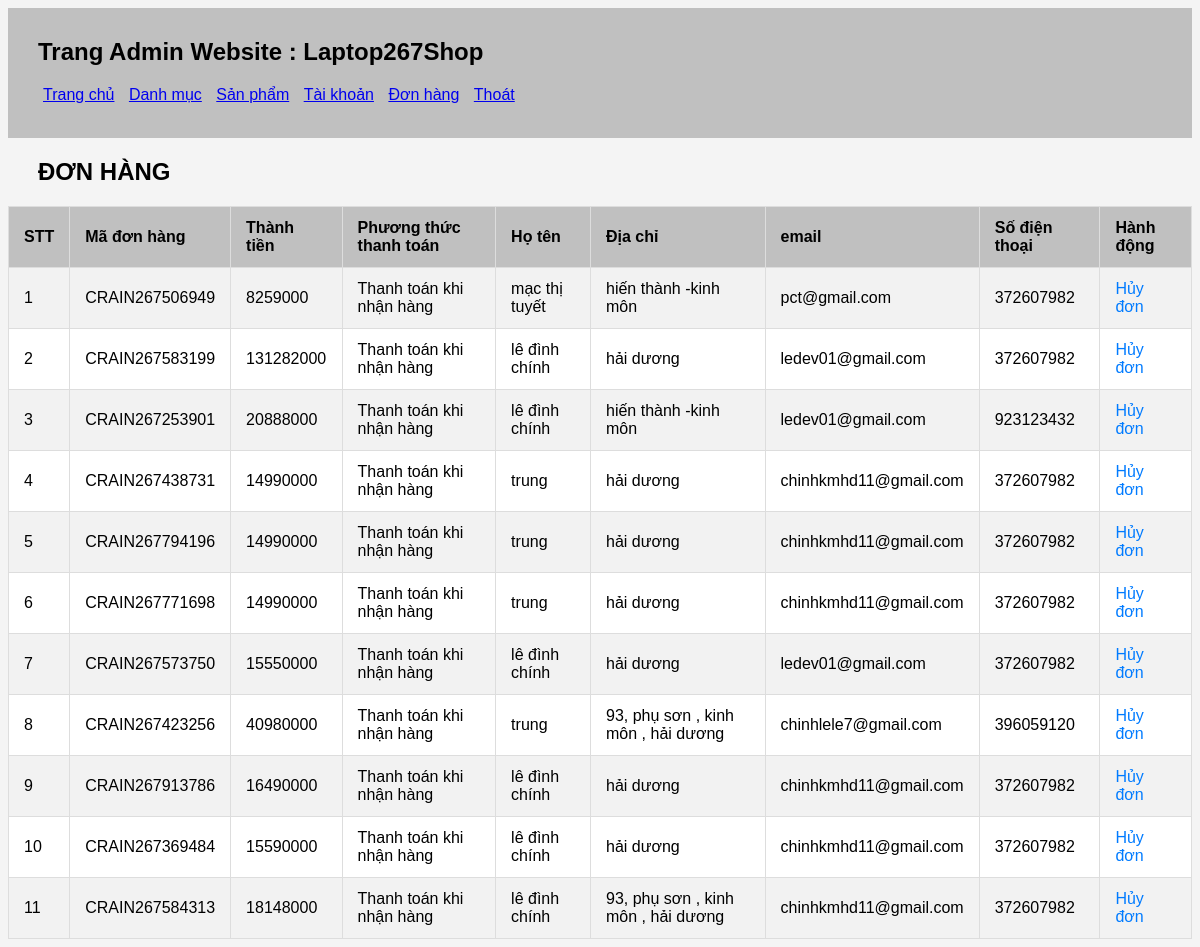
/admin/admin.php?act=donhang (signed in), run on the app's committed database.
### tables this page shows
CREATE TABLE `tbl_order` (
  `id` int NOT NULL,
  `madh` varchar(20) NOT NULL,
  `tongdonhang` int DEFAULT '0',
  `pttt` tinyint(1) NOT NULL DEFAULT '1',
  `iduser` int DEFAULT NULL,
  `hoten` varchar(20) NOT NULL,
  `address` varchar(100) NOT NULL,
  `email` varchar(50) NOT NULL,
  `tel` int NOT NULL
);

### model/donhang.php (called while the page is built, shortened)
<?php
function getall_dh(){
    $conn = connectdb();
    $stmt = $conn->prepare("SELECT *FROM tbl_order");
    $stmt->execute();
    $kq=$stmt->fetchAll();
    return $kq;
}
?>

### admin/donhang.php (the view, shortened to what this page needs)
<link rel="stylesheet" href="admin.css">
<section>
    <div class="footer2">
        <h1>ĐƠN HÀNG</h1>
    </div>
    <table class="styled-table">
        <tr>
            <th>STT</th>
            <th>Mã đơn hàng</th>
            <th>Thành tiền</th>
            <th>Phương thức thanh toán</th>
            <th>Họ tên</th>
            <th>Địa chỉ</th>
            <th>email</th>
            <th>Số điện thoại</th>
            <th>Hành động</th>
        </tr>
<?php
   if(isset($kq) && (count($kq) > 0)) {
       $i = 1;
       foreach($kq as $dh) {
           if ($dh['pttt'] == 1) {
               $pttt_text = 'Thanh toán khi nhận hàng';
           } elseif ($dh['pttt'] == 2) {
               $pttt_text = 'Thanh toán trực tuyến';
           } else {
               $pttt_text = 'Chưa xác định';
           }
           echo '   <tr>
                      <td>'.$i.'</td>
                      <td>'.$dh['madh'].'</td>
                      <td>'.$dh['tongdonhang'].'</td>
                      <td>'.$pttt_text.'</td>
                      <td>'.$dh['hoten'].'</td>
                      <td>'.$dh['address'].'</td>
                      <td>'.$dh['email'].'</td>
                      <td>'.$dh['tel'].'</td>
                      <td><a href="admin.php?act=deldh&id='.$dh['id'].'">Hủy đơn</a></td>
                    </tr>';
           $i++;
       }
   }
?>
    </table>
</section>

### admin/admin.css (style rules this page uses)
.footer2 { padding-left:30px; }
.styled-table { width: 100%; border-collapse: collapse; background-color: #fff; }
.styled-table th, .styled-table td { padding: 12px 15px; border: 1px solid #dddddd; text-align: left; }
.styled-table th { background-color: silver; color: black; }
.styled-table tr:nth-child(even) { background-color: #f2f2f2; }
.styled-table a { color: #007bff; text-decoration: none; }

### data on the page
tbl_order: madh "CRAIN267506949", tongdonhang "8259000", pttt "Thanh toán khi nhận hàng", hoten "mạc thị tuyết", address "hiến thành -kinh môn", email "pct@gmail.com", tel "372607982"
tbl_order: madh "CRAIN267583199", tongdonhang "131282000", pttt "Thanh toán khi nhận hàng", hoten "lê đình chính", address "hải dương", email "ledev01@gmail.com", tel "372607982"
tbl_order: madh "CRAIN267253901", tongdonhang "20888000", pttt "Thanh toán khi nhận hàng", hoten "lê đình chính", address "hiến thành -kinh môn", email "ledev01@gmail.com", tel "923123432"
tbl_order: madh "CRAIN267438731", tongdonhang "14990000", pttt "Thanh toán khi nhận hàng", hoten "trung", address "hải dương", email "chinhkmhd11@gmail.com", tel "372607982"
tbl_order: madh "CRAIN267794196", tongdonhang "14990000", pttt "Thanh toán khi nhận hàng", hoten "trung", address "hải dương", email "chinhkmhd11@gmail.com", tel "372607982"
tbl_order: madh "CRAIN267771698", tongdonhang "14990000", pttt "Thanh toán khi nhận hàng", hoten "trung", address "hải dương", email "chinhkmhd11@gmail.com", tel "372607982"
tbl_order: madh "CRAIN267573750", tongdonhang "15550000", pttt "Thanh toán khi nhận hàng", hoten "lê đình chính", address "hải dương", email "ledev01@gmail.com", tel "372607982"
tbl_order: madh "CRAIN267423256", tongdonhang "40980000", pttt "Thanh toán khi nhận hàng", hoten "trung", address "93, phụ sơn , kinh môn , hải dương", email "chinhlele7@gmail.com", tel "396059120"
tbl_order: madh "CRAIN267913786", tongdonhang "16490000", pttt "Thanh toán khi nhận hàng", hoten "lê đình chính", address "hải dương", email "chinhkmhd11@gmail.com", tel "372607982"
tbl_order: madh "CRAIN267369484", tongdonhang "15590000", pttt "Thanh toán khi nhận hàng", hoten "lê đình chính", address "hải dương", email "chinhkmhd11@gmail.com", tel "372607982"
tbl_order: madh "CRAIN267584313", tongdonhang "18148000", pttt "Thanh toán khi nhận hàng", hoten "lê đình chính", address "93, phụ sơn , kinh môn , hải dương", email "chinhkmhd11@gmail.com", tel "372607982"
